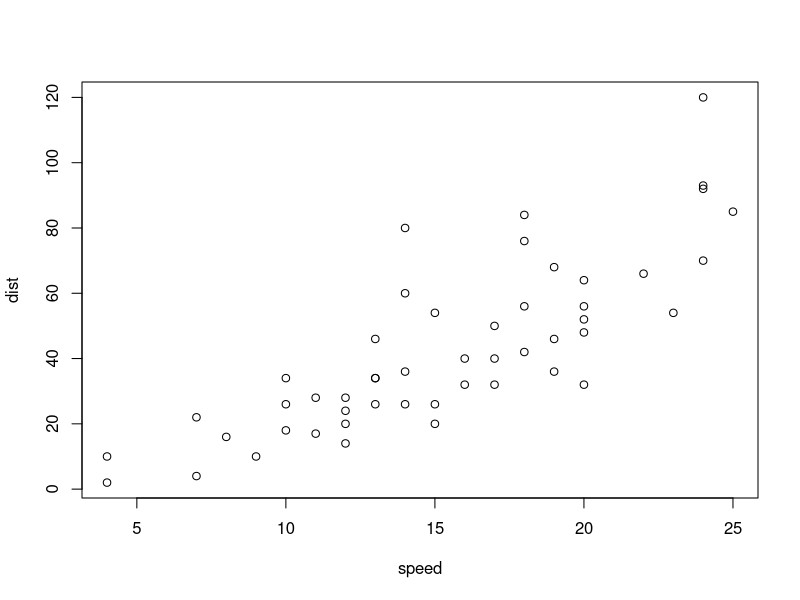
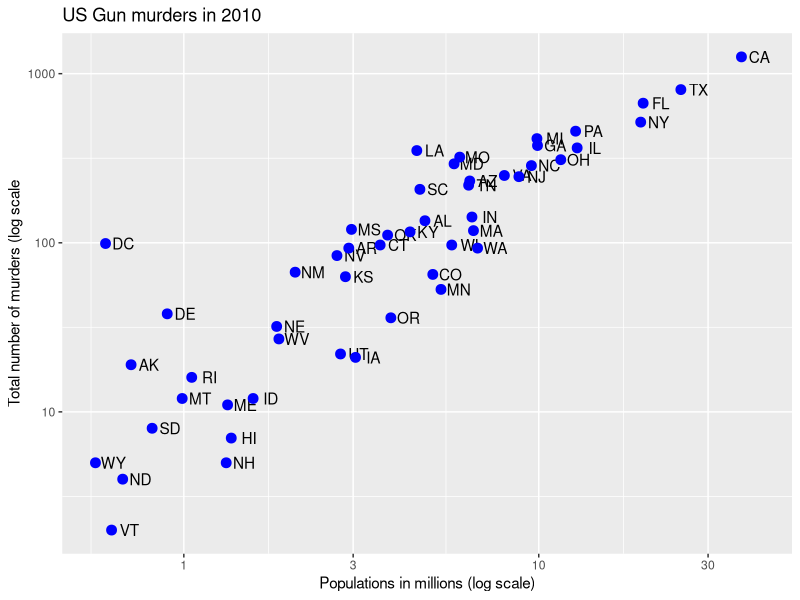
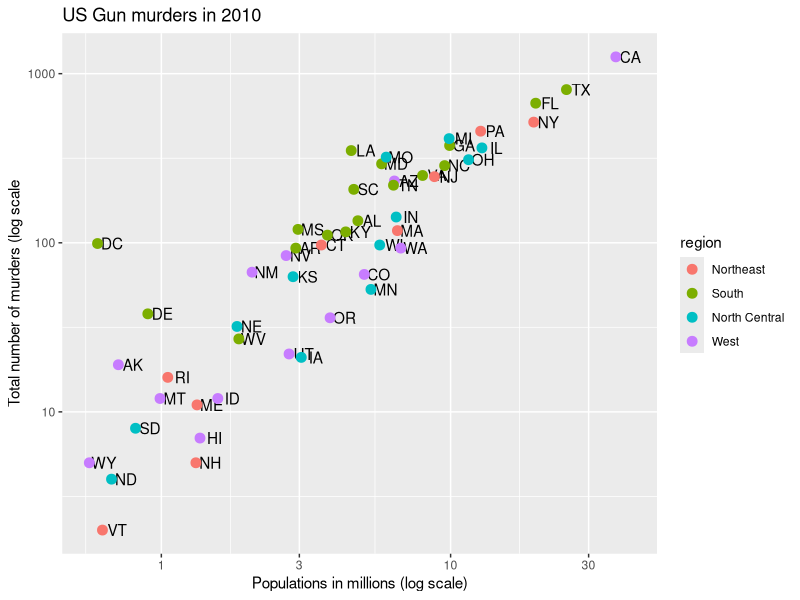
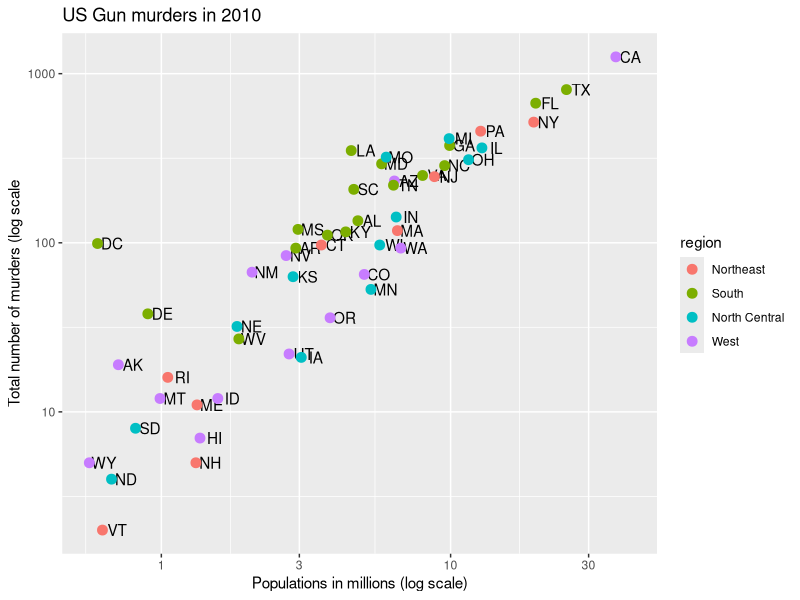
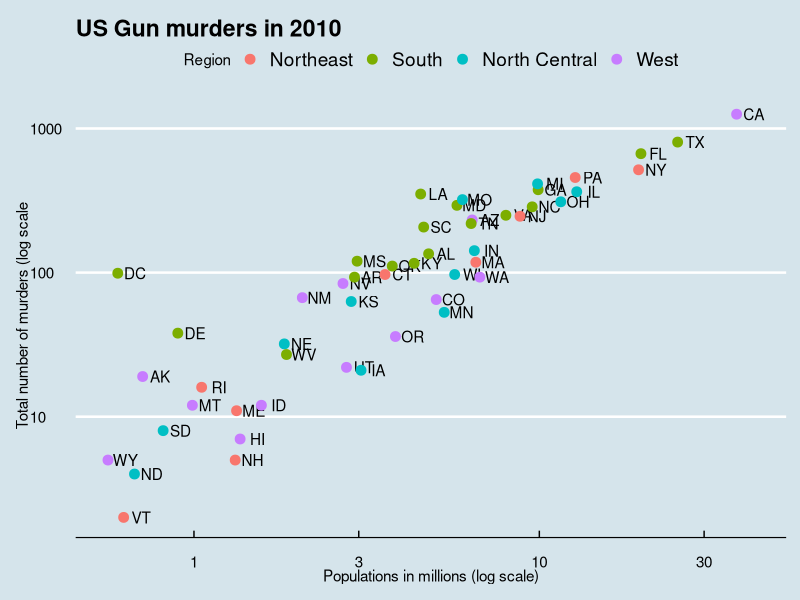
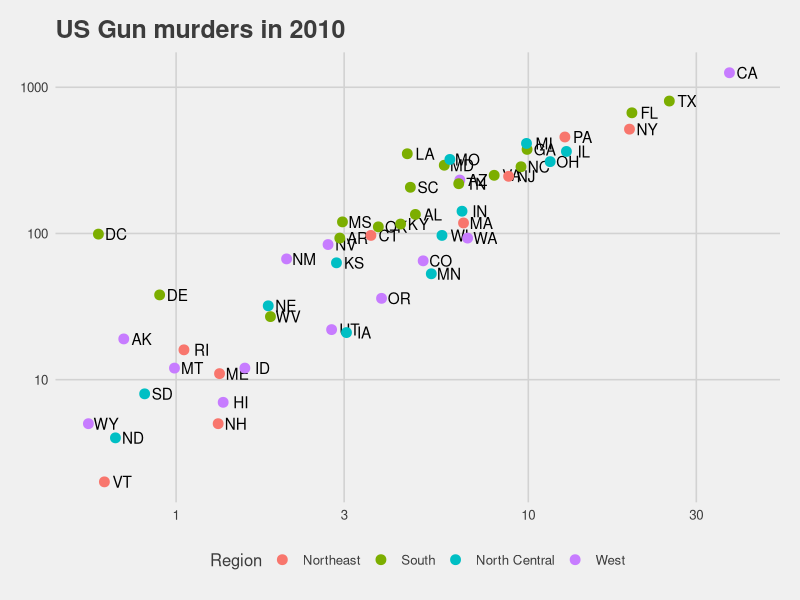
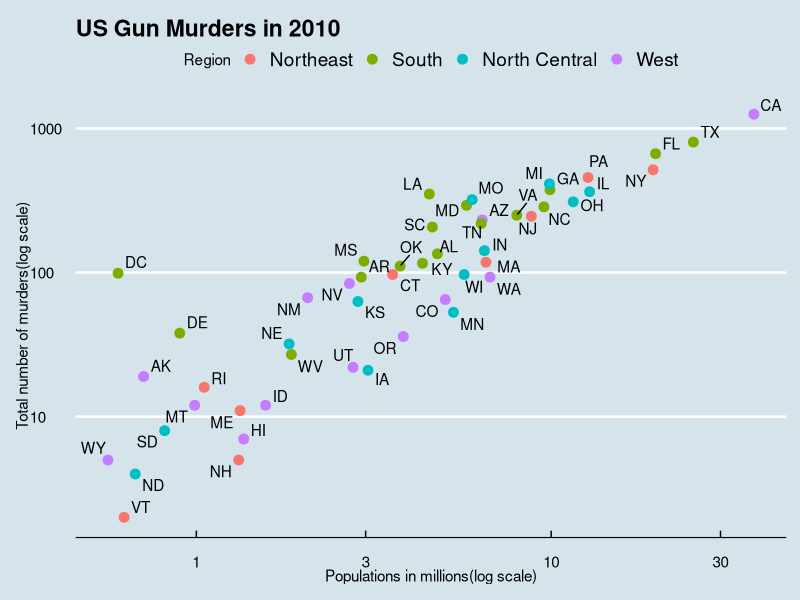
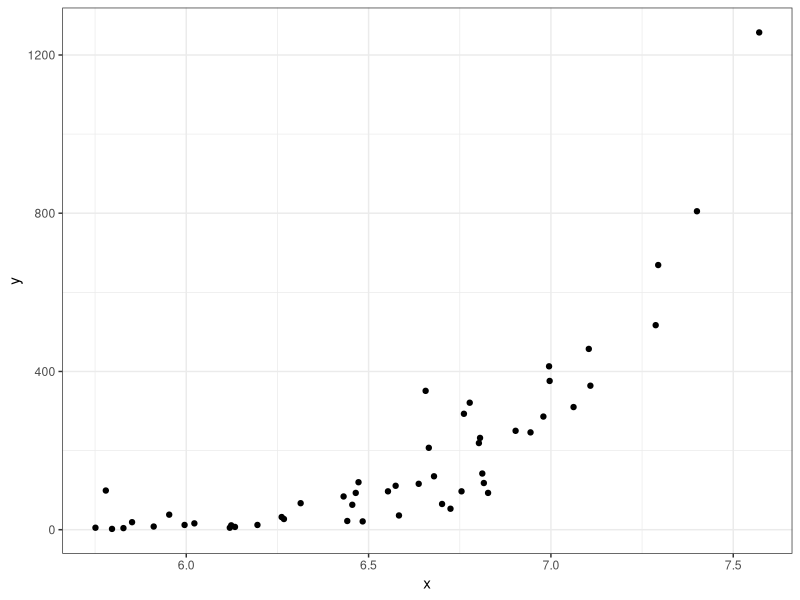

Generate these figures, in order, with R:
## ---- chunk 1
plot(cars)
## ---- chunk 2
library(ggplot2)
library(dplyr)
library(dslabs)
data("murders")
## ---- chunk 3
p<- murders %>% ggplot(aes(population/10^6, total, label= abb))
## ---- chunk 4
p<- murders %>% ggplot(aes(population/10^6, total, label=abb))+geom_text(nudge_x= 0.05)+scale_x_log10()+scale_y_log10()+xlab("Populations in millions (log scale)")+ylab("Total number of murders (log scale")+ ggtitle("US Gun murders in 2010")
## ---- chunk 5
p+ geom_point(size=3, color= "blue")
## ---- chunk 6
p+geom_point(aes(col= region), size=3)
## ---- chunk 7
library(viridis)
## ---- chunk 8
library(tidyverse)
r<- murders %>% summarize(rate= sum(total)/sum(population*10^6)) %>% pull(rate)
## ---- chunk 9
p+ geom_point(aes(col= region), size=3) + geom_abline(intercept = log10(r))
## ---- chunk 10
p<- p+geom_abline(intercept = log10(r), lty=2, color= "darkgrey")+ geom_point(aes(col=region), size=3)
## ---- chunk 11
p<- p + scale_color_discrete(name= "Region")
## ---- chunk 12
library(ggplot2)
args(scale_color_discrete)
## ---- chunk 13
library(dslabs)
ds_theme_set()
## ---- chunk 14
library(ggthemes)
p+ theme_economist()
## ---- chunk 15
p+theme_fivethirtyeight()
## ---- chunk 16
library(ggthemes)
library(ggrepel)
## ---- chunk 17
r<- murders %>% summarise(rate= sum(total)/sum(population*10^6)) %>% pull(rate)

murders %>% ggplot(aes(population/10^6, total, label= abb))+ geom_abline(intercept = log10(r), lty=2, color= "darkgrey") + geom_point(aes(col= region), size=3) + geom_text_repel() + scale_x_log10() + scale_y_log10() + xlab("Populations in millions(log scale)") + ylab("Total number of murders(log scale)") +ggtitle("US Gun Murders in 2010") + scale_color_discrete(name= "Region") + theme_economist()
## ---- chunk 18
data(murders)
x<- log10(murders$population)
y<- murders$total
## ---- chunk 19
data.frame(x= x, y= y) %>% ggplot(aes(x, y)) +geom_point()
## ---- chunk 20
qplot(x, y)
## ---- chunk 21
library(gridExtra)
p1<- qplot(x)
p2<- qplot(x,y)
grid.arrange(p1,p2, ncol=2)
## ---- chunk 22
library(dplyr)
library(ggplot2)
library(dslabs)
data("heights")
data("murders")
## ---- chunk 23
p<- heights %>% ggplot()
## ---- chunk 24
class(p)
## ---- chunk 25
murders %>% ggplot(aes(x=population, y=total)) + geom_point()
## ---- chunk 26
murders %>% ggplot(aes(total, population))+geom_point()
## ---- chunk 27
murders %>% ggplot(aes(population, total, label= abb))+ geom_label()
## ---- chunk 28
murders %>% ggplot(aes(population, total, label= abb))+geom_label(col="blue")
## ---- chunk 29
murders %>% ggplot(aes(population, total, label= abb)) + geom_label(aes(col=region))
## ---- chunk 30
p<- murders %>% ggplot(aes(population, total, label=abb, color= region))+geom_label()
## ---- chunk 31
p+ scale_y_log10()
## ---- chunk 32
p+ scale_y_log10() + scale_x_log10()
## ---- chunk 33
p+ scale_x_log10() + scale_y_log10() +ggtitle("Gun murder data")
